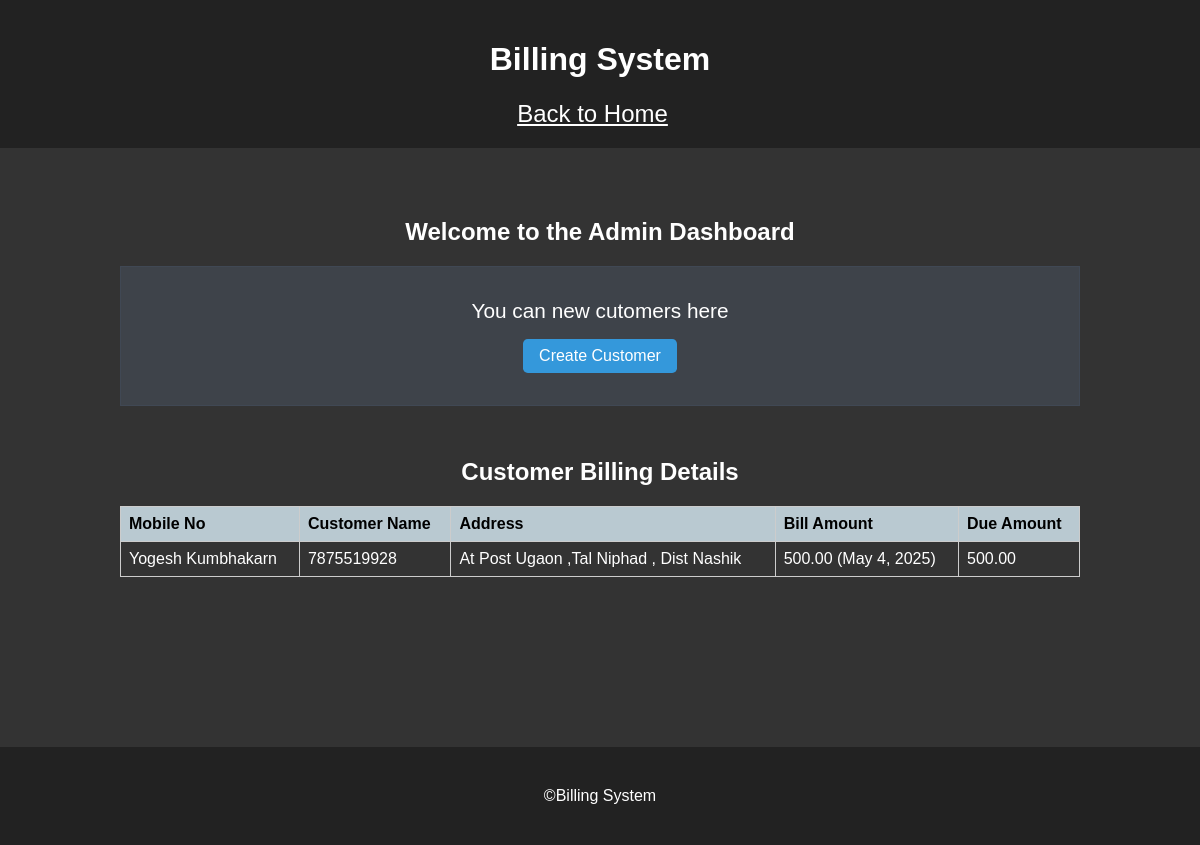
The app's page /billing/admin-home/, older data.
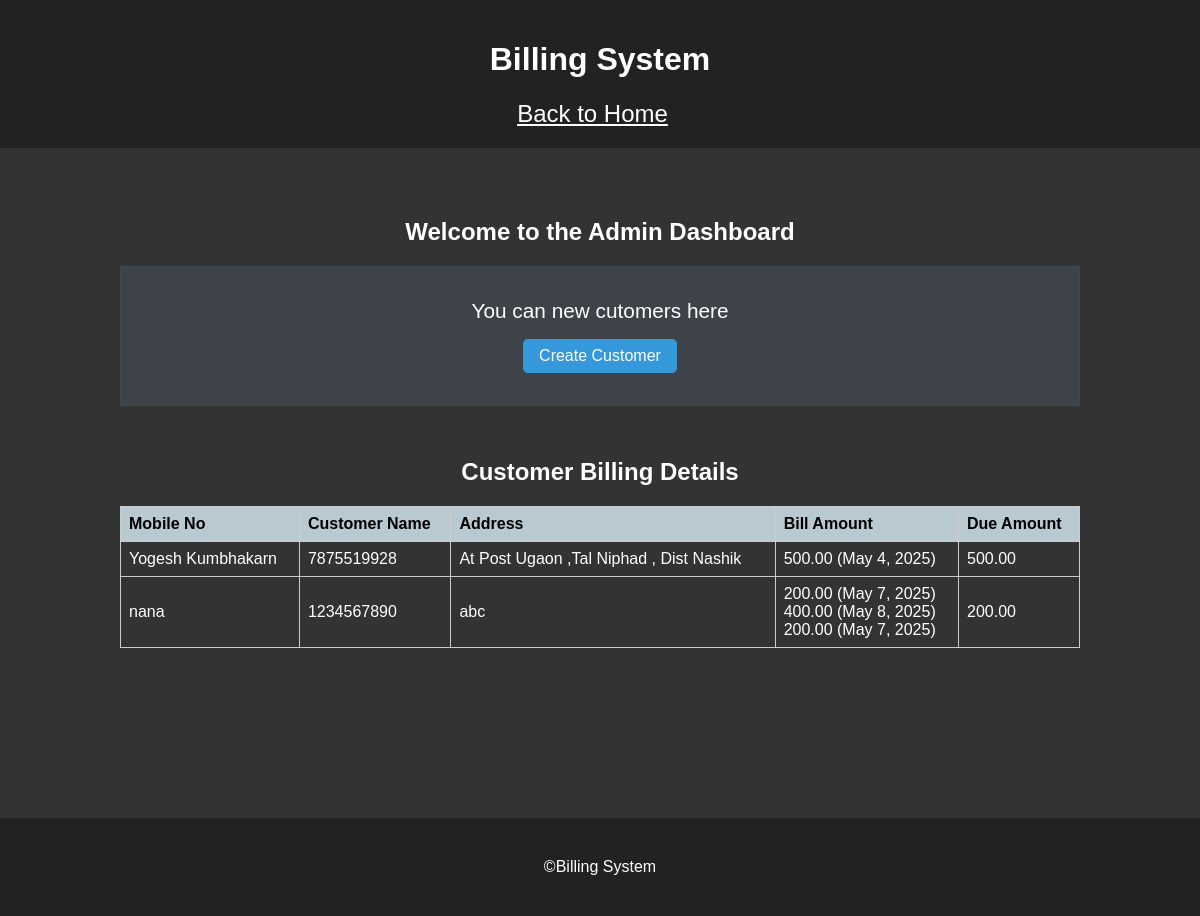
The same page, newer data.
### billing/models.py (models this page shows)
class Customer(models.Model):
    customer_number = models.CharField(max_length=100, unique=True)
    name = models.CharField(max_length=100)
    address = models.TextField()
    due_amount = models.DecimalField(max_digits=10, decimal_places=2, default=0)
    class Meta:
        app_label = 'billing'

class MeterReading(models.Model):
    customer = models.ForeignKey(Customer, on_delete=models.CASCADE)
    date = models.DateField()
    meter_reading = models.DecimalField(max_digits=10, decimal_places=2)
    class Meta:
        app_label = 'billing'

### billing/views.py (the view, shortened to what this page needs)
# urls.py: path('admin-home/', views.admin_home, name='admin_home'),
def admin_home(request):
    default_unit_price = 5
    customers = Customer.objects.all()
    latest_meter_readings = MeterReading.objects.select_related('customer').order_by('-date')[:5]
    context = {
        'customers': customers,
        'default_unit_price': default_unit_price,
        'latest_meter_readings': latest_meter_readings
    }
    return render(request, 'billing/admin_home.html', context)

### billing/templates/billing/admin_home.html (shortened to what this page needs)
{% extends 'base.html' %}
{% block content %}
<div class="admin-home">
  <h2>Welcome to the Admin Dashboard</h2>
  <div class="firstClm" >
    <div>
      <p >You can new cutomers here</p>
      <a href="{% url 'create_customer' %}" class="button">Create Customer</a>
    </div>
  </div>
  <div class="customer-table">
    <h2>Customer Billing Details</h2>
    <table>
      <thead>
        <tr>
          <th>Mobile No</th>
          <th>Customer Name</th>
          <th>Address</th>
          <th>Bill Amount</th>
          <th>Due Amount</th>
        </tr>
      </thead>
      <tbody>
        {% for customer in customers %}
          <tr>
            <td>{{ customer.name }}</td>
            <td>{{ customer.customer_number }}</td>
            <td>{{ customer.address }}</td>
            <td>
              {% for meter_reading in customer.meterreading_set.all %}
                {{ meter_reading.meter_reading }} ({{ meter_reading.date }})
                <br>
              {% empty %}
                No billing found.
              {% endfor %}
            </td>
            <td>{{ customer.due_amount }}</td>
          </tr>
        {% empty %}
          <tr>
            <td colspan="5">No customers found.</td>
          </tr>
        {% endfor %}
      </tbody>
    </table>
  </div>
</div>
{% endblock %}

Row changes from the older to the newer data that the page shows:
added Customer: name "nana", customer_number "1234567890", address "abc", due_amount "200.00"
added MeterReading: meter_reading "200.00", date "May 7, 2025", shown under "nana"
added MeterReading: meter_reading "400.00", date "May 8, 2025", shown under "nana"
added MeterReading: meter_reading "200.00", date "May 7, 2025", shown under "nana"
